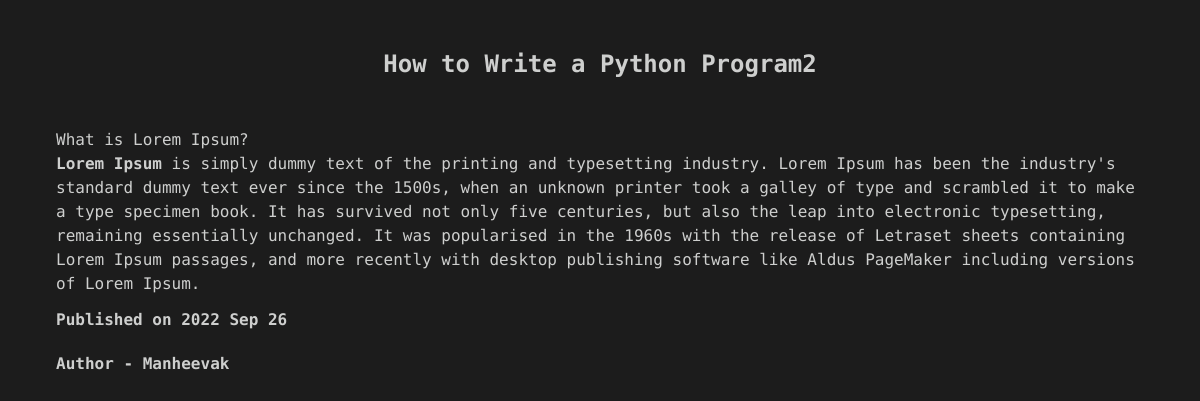
The page /blogs/testing-python/ on the database its author committed.
### DjangoApp/models.py (models this page shows)
class Blog(models.Model):
    title = models.CharField(max_length=450)
    url =  models.SlugField(max_length=300,default='none')
    date  =  models.CharField(max_length=200,default=x.strftime('%Y %b %d'))
    content = RichTextField()

### DjangoApp/views.py (the view)
# urls.py: path('blogs/<slug:url>/',views.main,name='blogs') ,
def  main(request,url):
    post = Blog.objects.get(url=url)
    return render(request,'fullview.html',{'post': post})

### templates/fullview.html (shortened to what this page needs)
{% load tailwind_tags %}
<!DOCTYPE html>
<html lang="en">
<head>
    {% tailwind_css %}
</head>
<body class='bg-backcol font-Fira text-left'>
    <p class="text-texcol text-center text-2xl font-bold py-12 ">{{post.title}}</p>
    <div class="content">
        <div class="text-texcol px-3 md:px-12 lg:px-14">
            <p>{{post.content|safe}}</p>
        </div>
        <p class="py-3 font-bold px-3 text-md md:px-12 text-texcol lg:px-14">Published on {{post.date}}</p>
        <p class="py-2 font-bold px-3 text-md md:px-12 text-texcol lg:px-14">Author - Manheevak</p>
    </div>
</body>
</html>

### rows shown on the page
Blog: title "How to Write a Python Program2", content "What is Lorem Ipsum? Lorem Ipsum is simply dummy text of the printing and typesetting industry. Lorem Ipsum has been the industry's standard dummy text ever since the 1500s, when an unknown printer took a galley of type and scrambled it to make a type specimen book. It has survived not only five centuries, but also the leap into electronic typesetting, remaining essentially unchanged. It was popularised in the 1960s with the release of Letraset sheets containing Lorem Ipsum passages, and more recently with desktop publishing software like Aldus PageMaker including versions of Lorem Ipsum.", date "2022 Sep 26"
